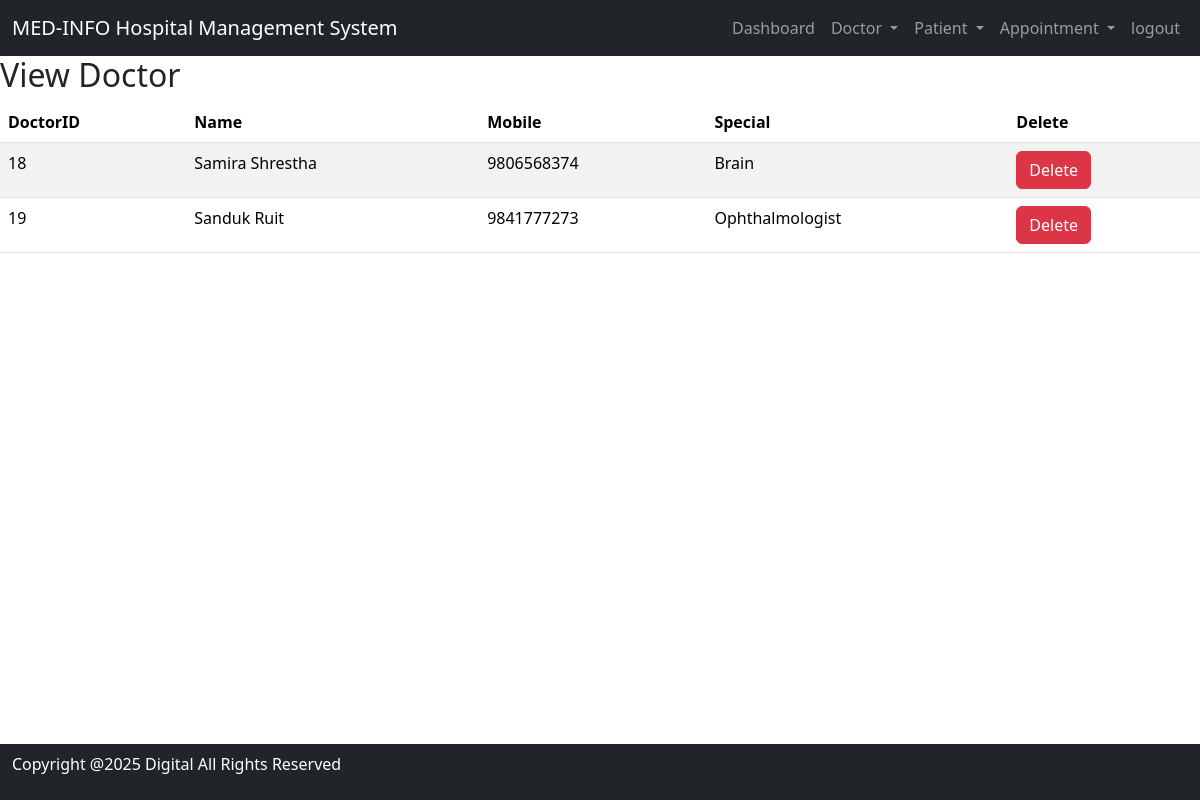
/view_doctor/ (signed in), run on the app's committed database.
### hospital/models.py (models this page shows, shortened)
class Doctor(models.Model):
    Name= models.CharField(max_length=100)
    Mobile= models.IntegerField()
    Special = models.CharField(max_length=100)
    email = models.EmailField(max_length=100, blank=True, null=True)        # ADD THIS
    password = models.CharField(max_length=128)

### hospital/views.py (the view)
# urls.py: path('view_doctor/',             View_Doctor,   name='view_doctor'),
def View_Doctor(request):
    if not request.user.is_authenticated or not request.user.is_staff:
        return redirect('main_login')
    return render(request, 'view_doctor.html', {'doc': Doctor.objects.all()})

### hospital/templates/view_doctor.html
{%  include 'base.html' %}
{% include 'navigation.html' %}
{% block content %}
<div>
    <h2>
        View Doctor</h2>
         <table id="example" class="table table-striped">
            <thead>
                <tr>
                    <th>DoctorID</th>
                    <th>Name</th>
                    <th>Mobile</th>
                    <th>Special</th>
                    <th>Delete</th>
                </tr>
            </thead>
            <tbody>
                {% for i in doc %}
                <tr>
                    <td>{{ i.id }}</td>
                    <td>{{ i.Name }}</td>
                    <td>{{ i.Mobile }}</td>
                    <td>{{ i.Special }}</td>
                    <td><a href="{% url 'delete_doctor' i.id %}"
                           onclick="return confirm('Are you sure you want to delete?')" class="btn btn-danger"> Delete</a></td>
                </tr>
                {%  endfor %}
            </tbody>
        </table>
</div>
{% endblock %}
{% include 'footer.html' %}

### data on the page
Doctor: id "18", Name "Samira Shrestha", Mobile "9806568374", Special "Brain"
Doctor: id "19", Name "Sanduk Ruit", Mobile "9841777273", Special "Ophthalmologist"
